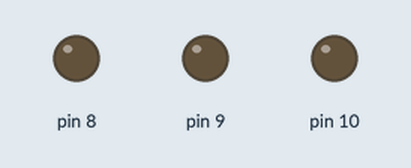
This sketch was run on a simulated Arduino Uno, built with avr-gcc and run on an emulated ATmega328P. Shown: output pins drawn as LEDs (lit = HIGH).

Above: at 0.2 s.
At 1.3 s:
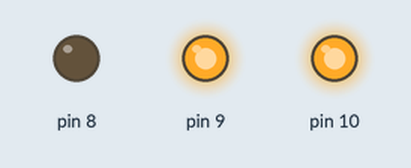
At 1.7 s:
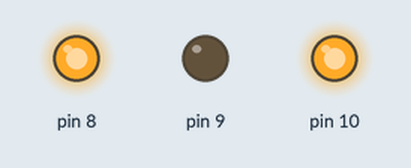
At 2.7 s:
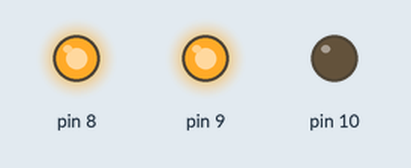
At 3.87 s:
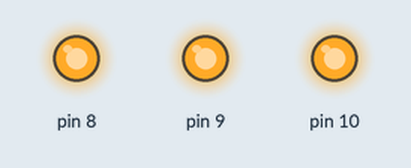
At 4.7 s:
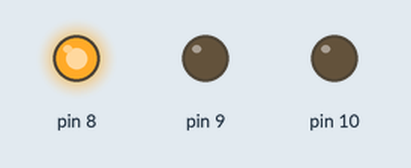
Timing chart, 0 to 5.1 s (numbered marks = the images above):
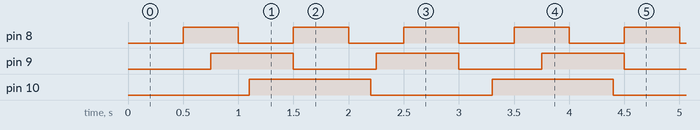

Measured:
- by itself, pin 8: alternates HIGH for 0.50 s and LOW for 0.50 s
- by itself, pin 9: alternates HIGH for 0.75 s and LOW for 0.75 s
- by itself, pin 10: alternates HIGH for 1.1 s and LOW for 1.1 s

The sketch:

Guide5_Practice1.ino
```cpp
unsigned long t1;
unsigned long t2;
unsigned long t3;

bool LED1;
bool LED2;
bool LED3;

void setup() {
  pinMode(8, OUTPUT);
  pinMode(9, OUTPUT);
  pinMode(10, OUTPUT);
  pinMode(3, INPUT);

  Serial.begin(9600);
  Serial.setTimeout(50);
}

void loop() {
  if(millis() >= t1 + 500){
    LED1 = !LED1;
    if(LED1){
      digitalWrite(8, HIGH);
    }
    else{
      digitalWrite(8, LOW);
    }
    t1 = millis();
  }

  if(millis() >= t2 + 750){
    LED2 = !LED2;
    if(LED2){
      digitalWrite(9, HIGH);
    }
    else{
      digitalWrite(9, LOW);
    }
    t2 = millis();
  }

  if(millis() >= t3 + 1100){
    LED3 = !LED3;
    if(LED3){
      digitalWrite(10, HIGH);
    }
    else{
      digitalWrite(10, LOW);
    }
    t3 = millis();
  }
}
```
